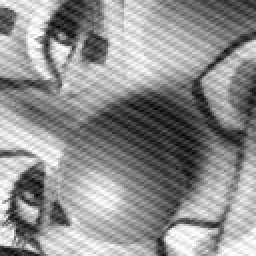
#> input picture clown.jpg, 128 x 128 px (shown 2 times larger)
$ jupyter execute FourierAnalyseForArtefactReduction.ipynb
#> lines starting #> are read from the running program, lines starting #| are printed output that depends on the picture; after the words box and inside, x2 and y2 are one past the last pixel; in counts of white or black regions, pixels touching at a corner belong together
[cell 1]
# import necessary libraries
import cv2
import numpy as np
import matplotlib.pyplot as plt

### Read image as grayscale

[cell 2]
# read image as grayscale
img = cv2.imread('clown.jpg', 0)
#> img is the input picture: shape (128, 128); min 0, max 255, mean 143

print("Shape: ", img.shape)
#| Shape:  (128, 128)
plt.imshow(img, cmap='gray');

### Convert to Frequency domain and shift to center

[cell 3]
# FFT of Image, shifted to center
img_dft = np.fft.fft2(img)
shifted_img = np.fft.fftshift(img_dft)

# Get the amplitude of image
amplitude_img = np.abs(img_dft)
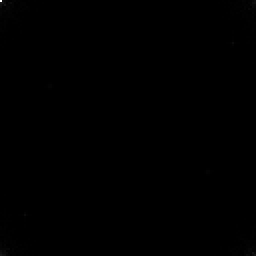
#> amplitude_img: shape (128, 128) float64 (shown 2 times larger); min 12.54, max 2342961, mean 2523.2; drawn with min black and max white
log_amplitude_img = 20*np.log(amplitude_img)
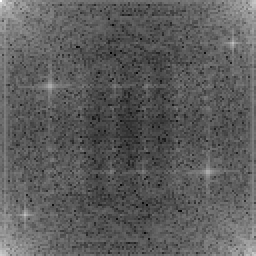
#> log_amplitude_img: shape (128, 128) float64 (shown 2 times larger); min 50.57, max 293.3, mean 139.1; drawn with min black and max white

# Get the amplitude of shifted image
amplitude_img_shifted = np.abs(shifted_img)
log_amplitude_img_shifted = 20*np.log(amplitude_img_shifted)
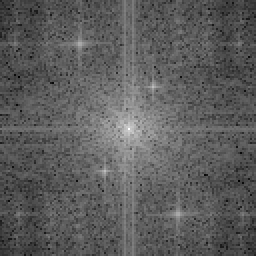
#> log_amplitude_img_shifted: shape (128, 128) float64 (shown 2 times larger); min 50.57, max 293.3, mean 139.1; drawn with min black and max white


# Plot dft
fig, axs = plt.subplots(1, 2, figsize=(10, 10))
axs[0].imshow(log_amplitude_img, cmap='gray');
axs[0].set_title('Amplitude spectrum');
axs[1].imshow(log_amplitude_img_shifted, cmap='gray');
axs[1].set_title('Shifted Amplitude spectrum');
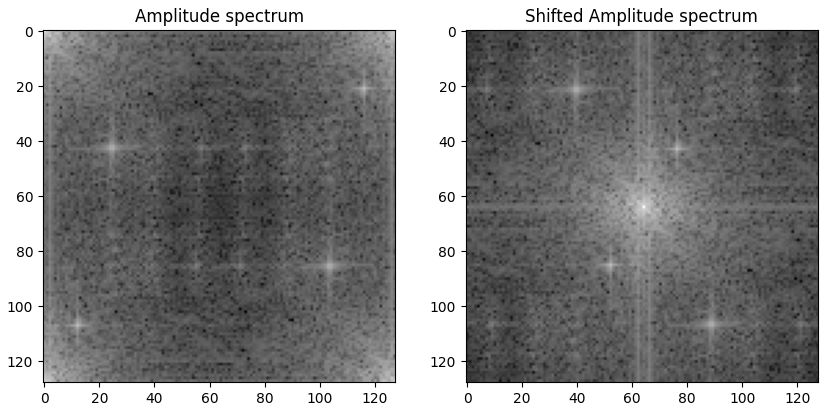
#> figure drawn by matplotlib, 2 panels

### Search for peaks

[cell 4]
# Convert to binary image by threshold
threshold = 210
ret,thresh = cv2.threshold(log_amplitude_img_shifted,threshold,255,cv2.THRESH_BINARY_INV)
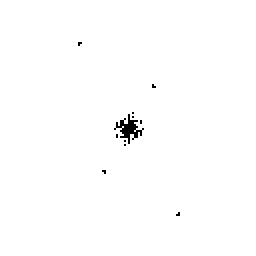
#> thresh: shape (128, 128) float64 (shown 2 times larger); 99.4% white; black in thin lines or dots, all inside (x1, y1, x2, y2) = (39, 21, 90, 108)
#> ret = 210
height, width  = thresh.shape[0]/2, thresh.shape[1]/2
#> height = 64; width = 64

# Plot
fig, axs = plt.subplots(1, 2, figsize=(10, 10))
axs[0].imshow(thresh, cmap='gray');
axs[0].set_title('Binary image with fixed threshold');

# Draw circle at the center to hide low frequencies
radius = 18
thresh_circle = cv2.circle(thresh,(int(width), int(height)), radius, (255,255,255), -1)
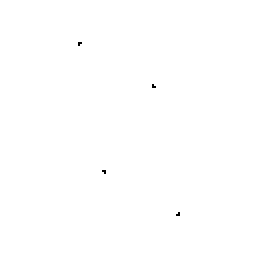
#> thresh_circle: shape (128, 128) float64 (shown 2 times larger); 99.9% white; black in thin lines or dots, all inside (x1, y1, x2, y2) = (39, 21, 90, 108)

axs[1].imshow(thresh_circle, cmap='gray');
axs[1].set_title('Center covered with circle');

### Draw circles at periodic peaks

[cell 5]
# Get coordinates of peaks
coordinates = np.where(thresh_circle < 1)
#> coordinates = 12 positions, rows 21 to 107, columns 39 to 89
listOfCoordinates= list(zip(coordinates[1], coordinates[0]))
#> listOfCoordinates = [(39, 21), (40, 21), (39, 22), (76, 42), (76, 43), (77, 43), (51, 85), (52, 85), (52, 86), (89, 106), (88, 107), (89, 107)]

for c in listOfCoordinates:
    mask = cv2.circle(thresh_circle,c, 5, (0,0,0), -1)
#> this loop made 12 passes
#> pass 1, `mask = cv2.circle(thresh_circle,c, 5, (0,0,0), -1)`:
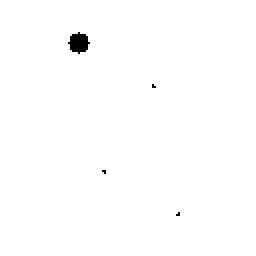
#> mask: shape (128, 128) float64 (shown 2 times larger); 99.5% white; 4 black regions (3 under 20 px), largest, box (x1, y1, x2, y2) and area: (34, 16, 45, 27) 81
#> after the loop:
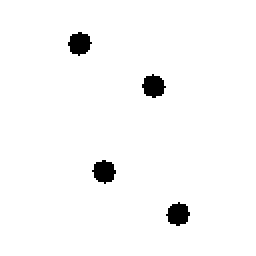
#> thresh_circle: shape (128, 128) float64 (shown 2 times larger); 97.6% white; 4 black regions, box (x1, y1, x2, y2) and area: (34, 16, 46, 28) 100, (71, 37, 83, 49) 100, (46, 80, 58, 92) 100, (83, 101, 95, 113) 100
#mask = cv2.GaussianBlur(mask,(5,5),1)

plt.imshow(mask, cmap = 'gray');

### Masked Spectrum

[cell 6]
# Multiply to see masked spectrum
masked_spectrum = mask*log_amplitude_img_shifted
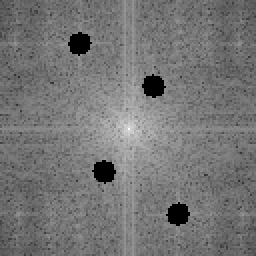
#> masked_spectrum: shape (128, 128) float64 (shown 2 times larger); min 0, max 74801.3, mean 34458.1; drawn with min black and max white
plt.imshow(masked_spectrum, cmap='gray');

### Multiply and convert back to spatial domain

[cell 7]
# Multiply mask with image in frequency domain
fshift = np.multiply(mask, shifted_img)

"""
amplitude_img_shifted = np.abs(shifted_img)
phase_img_shifted = np.angle(shifted_img);
amplitude_img_shifted = amplitude_img_shifted*mask
fshift = amplitude_img_shifted*np.exp(1j*phase_img_shifted)
"""

# Shift back to origin
f_ishift = np.fft.ifftshift(fshift)

# Inverse FFT
inverse_fft = np.fft.ifft2(f_ishift)

# Take the real part of complex number
filtered = np.real(inverse_fft)
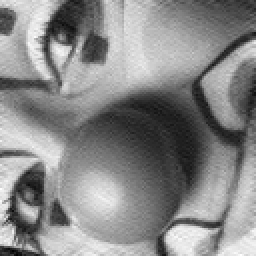
#> filtered: shape (128, 128) float64 (shown 2 times larger); min 1340.1, max 66918.6, mean 36465.8; drawn with min black and max white

plt.imshow(filtered, cmap='gray');
plt.imsave('clown_new.png',filtered, cmap='gray')

### Plot all

[cell 8]
fig, axs = plt.subplots(1, 4, figsize=(15, 15))
axs[0].imshow(img, cmap='gray');
axs[0].set_title('Bild im Ortsraum');
axs[1].imshow(log_amplitude_img_shifted, cmap='gray');
axs[1].set_title('Amplitudenspektrum');
axs[2].imshow(masked_spectrum, cmap='gray');
axs[2].set_title('Maskiertes Amplitudenspektrum');
axs[3].imshow(filtered, cmap='gray');
axs[3].set_title('Entstörtes Bild im Ortsraum');

plt.savefig('Clown_artifact_reduced.png')

$ run again, with AB1.jpg copied over clown.jpg
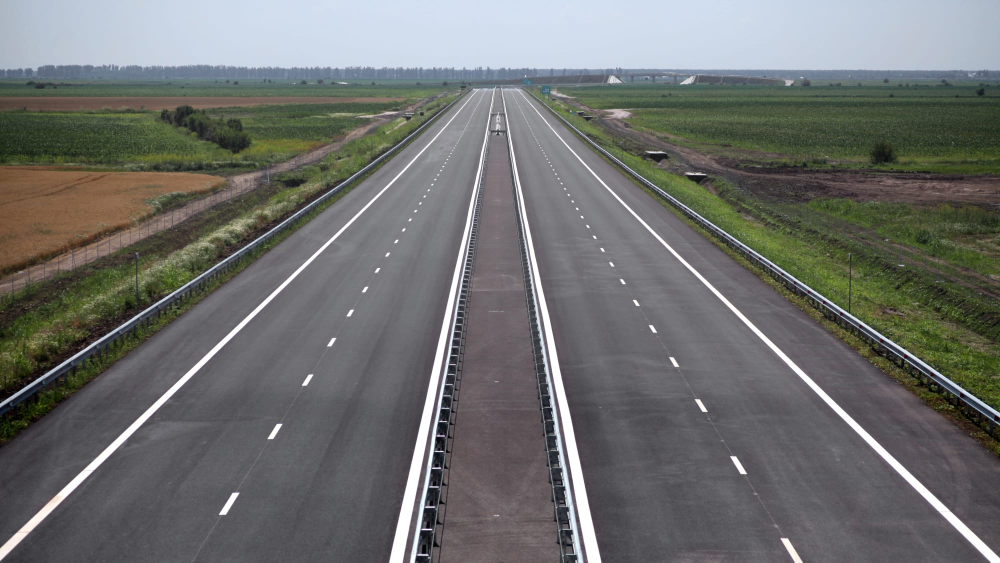
#> input picture AB1.jpg, 2000 x 1125 px (shown at 1/2 size)
#| Shape:  (1125, 2000)
#> `ret,thresh = cv2.threshold(log_amplitude_img_shifted,threshold,255,cv2..`:
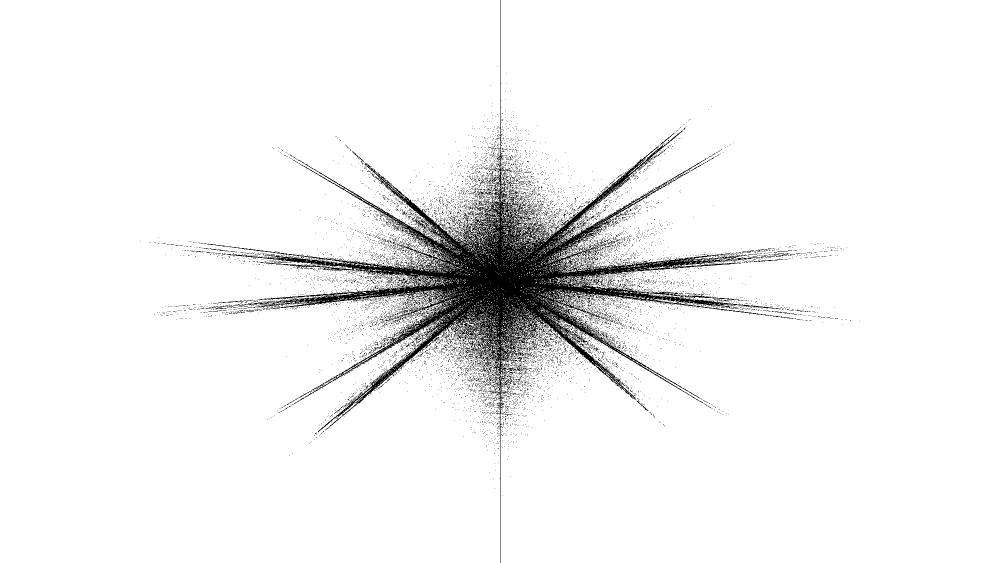
#> thresh: shape (1125, 2000) float64 (shown at 1/2 size); 94.8% white; 8921 black regions (8828 under 20 px), largest, box (x1, y1, x2, y2) and area: (463, 0, 1538, 1125) 94975, (798, 485, 827, 504) 117, (1174, 621, 1203, 640) 117
#> ret = 210
#> coordinates = 116036 positions, rows 0 to 1124, columns 281 to 1719
#> listOfCoordinates = 116036 items
#> the loop `for c in listOfCoordinates:` made 116036 passes
#> c on passes 1 to 3: (1000, 0), (1000, 1), (1000, 2)
#> `filtered = np.real(inverse_fft)`:
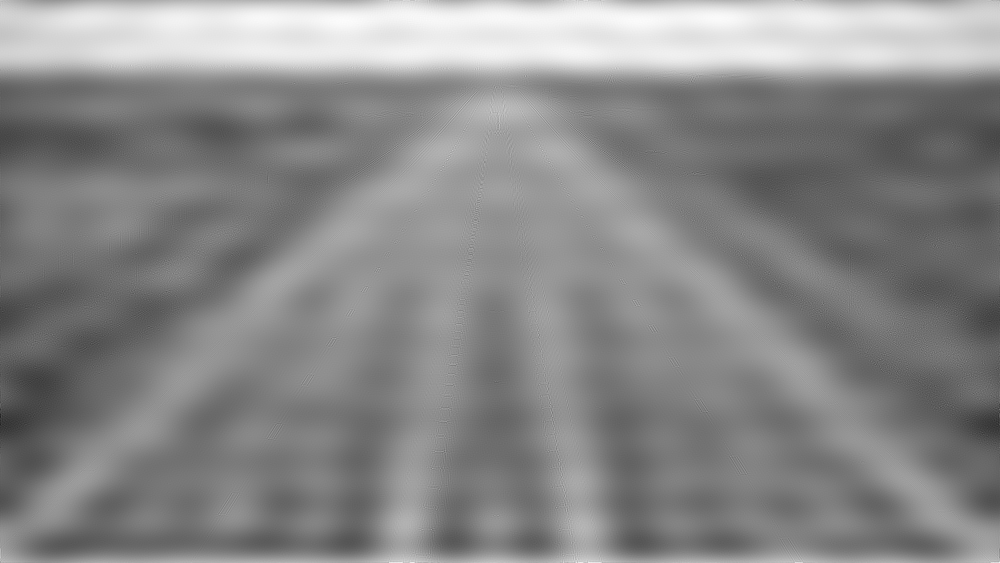
#> filtered: shape (1125, 2000) float64 (shown at 1/2 size); min -9862.2, max 61157.5, mean 28215.9; drawn with min black and max white

$ run again, with SchachbrettRadialVerzeichnet.jpg copied over clown.jpg
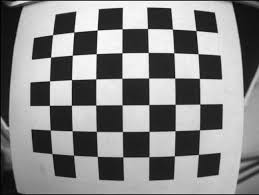
#> input picture SchachbrettRadialVerzeichnet.jpg, 259 x 195 px
#> img is the input picture: shape (195, 259); min 0, max 255, mean 134.5
#| Shape:  (195, 259)
#> thresh: shape (195, 259) float64; 98.3% white; black in thin lines or dots, all inside (x1, y1, x2, y2) = (72, 30, 187, 165)
#> ret = 210
#> coordinates = 390 positions, rows 30 to 164, columns 72 to 186
#> listOfCoordinates = 390 pairs, first value 72 to 186, second value 30 to 164
#> the loop `for c in listOfCoordinates:` made 390 passes
#> c on passes 1 to 3: (129, 30), (129, 32), (129, 34)
#> `filtered = np.real(inverse_fft)`:
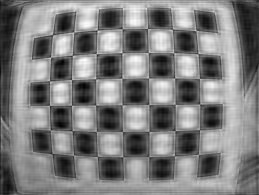
#> filtered: shape (195, 259) float64; min -8871.5, max 78165.1, mean 34305.7; drawn with min black and max white
